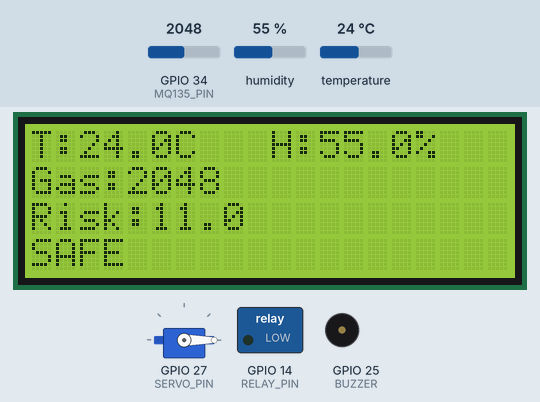
A sketch run on a simulated ESP32. On the bench: 20×4 character LCD, servo, switched loads named in the sketch (green lamp = pin HIGH), buzzer (waves = sounding, pin HIGH). The test bench sets the inputs (shaded band); at power-on: humidity 55 %, GPIO 34 (MQ135_PIN) = 2048, temperature 24 °C. WiFi joins after 1.5 s; servers stay silent unless stated; what the sketch prints to the serial monitor is not drawn.

Above: at 4.5 s.
4.6 s: humidity set to 71 %
At 8.3 s:
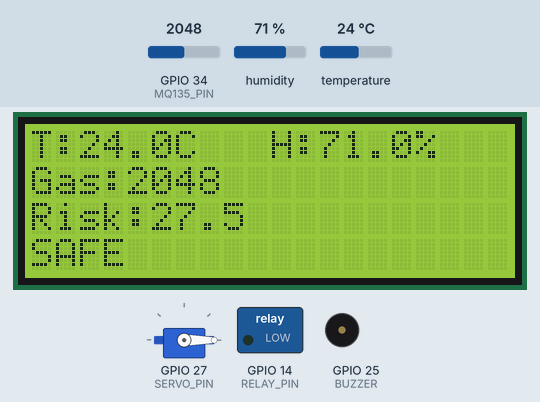
9.4 s: humidity set to 74 %
At 12.5 s:
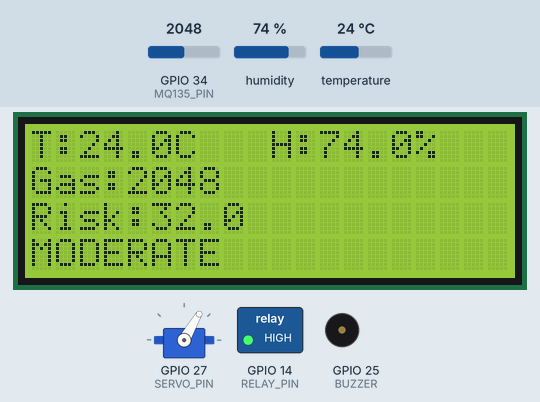
13.4 s: GPIO 34 (MQ135_PIN) set to 3399
At 15.1 s:
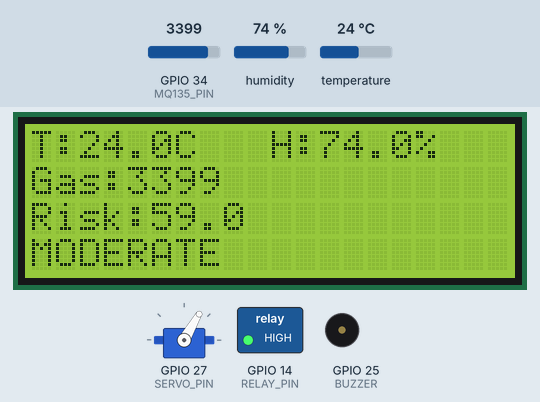
15.4 s: GPIO 34 (MQ135_PIN) set to 3488
At 16.1 s:
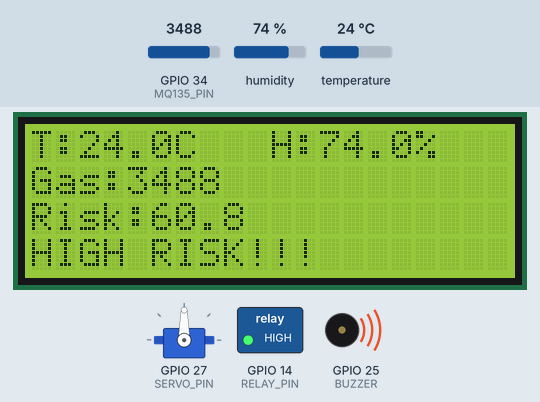
18.3 s: temperature set to 12 °C
At 20.02 s:
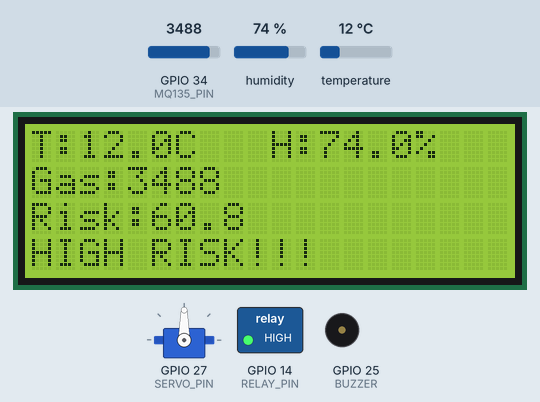
21.3 s: GPIO 34 (MQ135_PIN) set to 2866
At 22.3 s:
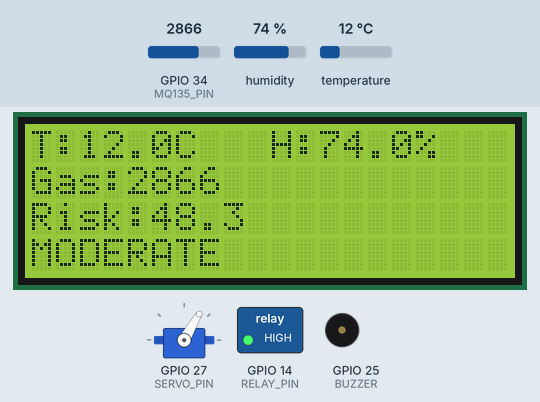
Timing chart, 0 to 24.3 s (numbered marks = the images above; inputs shaded):
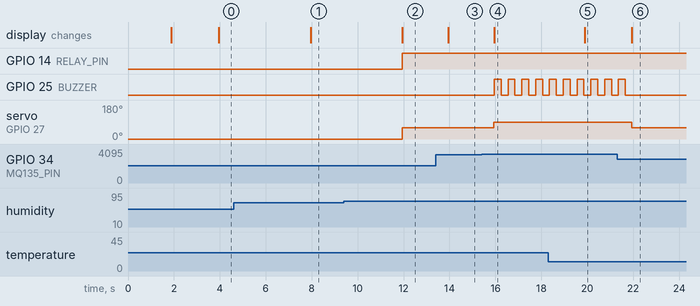

Measured:
- the behaviour switches between 72 and 73 % on humidity (found by bisection; images 1 and 2)
- the behaviour switches between 3450 and 3451 on GPIO 34 (MQ135_PIN) (found by bisection; images 3 and 4)
- after the input at 4.6 s, the display: changes after 3.4 s (image 1)
- after the input at 9.4 s, GPIO 14 (RELAY_PIN): LOW → HIGH after 2.5 s; servo on GPIO 27 (SERVO_PIN): 0° → 60° after 2.5 s; the display: changes after 2.6 s (image 2)
- after the input at 13.4 s, the display: changes after 0.55 s (image 3)
- after the input at 15.4 s, GPIO 25 (BUZZER): alternates HIGH for 0.30 s and LOW for 0.30 s, starting after 0.55 s; servo on GPIO 27 (SERVO_PIN): 60° → 90° after 0.54 s; the display: changes after 0.55 s (image 4)
- after the input at 18.3 s, the display: changes after 1.6 s (image 5)
- after the input at 21.3 s, GPIO 25 (BUZZER): goes on until 21.7 s, then stays LOW; servo on GPIO 27 (SERVO_PIN): 90° → 60° after 0.64 s; the display: changes after 0.64 s (image 6)

The sketch:

Smart_Food_Storage_Monitoring_device_fimware.ino
```cpp
#define BLYNK_TEMPLATE_ID "TMPL2WltkPYXA"
#define BLYNK_TEMPLATE_NAME "Temperature Display"
#define BLYNK_AUTH_TOKEN "ayPjQjgCj6-RUBwNQR-OkVmK1I9vqmjy"
#define BLYNK_PRINT Serial

#include <WiFi.h>
#include <BlynkSimpleEsp32.h>
#include <DHT.h>
#include <Wire.h>
#include <LiquidCrystal_I2C.h>
#include <ESP32Servo.h>

char ssid[] = "Asterisk";
char pass[] = "62205844";

#define DHTPIN 4
#define DHTTYPE DHT22
#define MQ135_PIN 34
#define RELAY_PIN 14
#define BUZZER 25
#define SERVO_PIN 27

#define RELAY_ON  HIGH
#define RELAY_OFF LOW

DHT dht(DHTPIN, DHTTYPE);
LiquidCrystal_I2C lcd(0x27, 20, 4);
Servo ventServo;
BlynkTimer timer;

// ===== ALARM STATE =====
bool alarmActive = false;
bool buzzerState = false;
unsigned long lastBuzzerToggle = 0;
#define BUZZER_INTERVAL 300  // ms between HIGH/LOW — change for faster/slower

float calculateRisk(float t, float h, int g) {
  float risk = 0;
  if (t > 25) risk += (t - 25) * 2;
  if (h > 60) risk += (h - 60) * 1.5;
  if (g > 1500) risk += (g - 1500) * 0.02;
  if (risk > 100) risk = 100;
  return risk;
}

// ===== ALARM TICK — called every loop() =====
void handleAlarm() {
  if (!alarmActive) {
    digitalWrite(BUZZER, LOW);  // Make sure buzzer is off when not alarming
    buzzerState = false;
    return;
  }

  unsigned long now = millis();
  if (now - lastBuzzerToggle >= BUZZER_INTERVAL) {
    buzzerState = !buzzerState;                  // Flip HIGH → LOW → HIGH → LOW
    digitalWrite(BUZZER, buzzerState ? HIGH : LOW);
    lastBuzzerToggle = now;
  }
}

void sendData() {
  float temp = dht.readTemperature();
  float hum  = dht.readHumidity();
  int   gas  = analogRead(MQ135_PIN);

  if (isnan(temp) || isnan(hum)) {
    Serial.println("DHT read failed, skipping cycle");
    lcd.setCursor(0, 3);
    lcd.print("SENSOR ERROR!  ");
    return;
  }

  float risk = calculateRisk(temp, hum, gas);

  Blynk.virtualWrite(V0, temp);
  Blynk.virtualWrite(V1, hum);
  Blynk.virtualWrite(V2, gas);
  Blynk.virtualWrite(V5, risk);

  lcd.setCursor(0, 0);
  lcd.print("T:"); lcd.print(temp, 1); lcd.print("C   ");
  lcd.setCursor(10, 0);
  lcd.print("H:"); lcd.print(hum, 1); lcd.print("%  ");
  lcd.setCursor(0, 1);
  lcd.print("Gas:"); lcd.print(gas); lcd.print("     ");
  lcd.setCursor(0, 2);
  lcd.print("Risk:"); lcd.print(risk, 1); lcd.print("     ");

  if (risk > 60) {
    digitalWrite(RELAY_PIN, RELAY_ON);
    ventServo.write(90);
    alarmActive = true;          // ← Start blinking alarm
    Blynk.virtualWrite(V3, "DANGER!");
    lcd.setCursor(0, 3);
    lcd.print("HIGH RISK!!!   ");
    Blynk.logEvent("alert", "High spoilage risk!");

  } else if (risk > 30) {
    digitalWrite(RELAY_PIN, RELAY_ON);
    ventServo.write(60);
    alarmActive = false;         // ← Stop alarm
    Blynk.virtualWrite(V3, "MODERATE");
    lcd.setCursor(0, 3);
    lcd.print("MODERATE       ");

  } else {
    digitalWrite(RELAY_PIN, RELAY_OFF);
    ventServo.write(0);
    alarmActive = false;         // ← Stop alarm
    Blynk.virtualWrite(V3, "SAFE");
    lcd.setCursor(0, 3);
    lcd.print("SAFE           ");
  }

  Serial.print("Temp: "); Serial.print(temp);
  Serial.print(" | Hum: ");  Serial.print(hum);
  Serial.print(" | Gas: ");  Serial.print(gas);
  Serial.print(" | Risk: "); Serial.print(risk);
  Serial.print(" | Alarm: "); Serial.println(alarmActive ? "ON" : "OFF");
}

void setup() {
  Serial.begin(115200);

  pinMode(RELAY_PIN, OUTPUT);
  pinMode(BUZZER, OUTPUT);
  digitalWrite(RELAY_PIN, RELAY_OFF);
  digitalWrite(BUZZER, LOW);

  dht.begin();

  lcd.init();
  lcd.backlight();
  lcd.clear();
  lcd.setCursor(0, 0);
  lcd.print("Connecting...");

  ventServo.attach(SERVO_PIN);
  ventServo.write(0);

  Blynk.begin(BLYNK_AUTH_TOKEN, ssid, pass);

  lcd.clear();
  timer.setInterval(2000L, sendData);
}

void loop() {
  Blynk.run();
  timer.run();
  handleAlarm();   // ← Runs every loop tick, non-blocking
}
```
